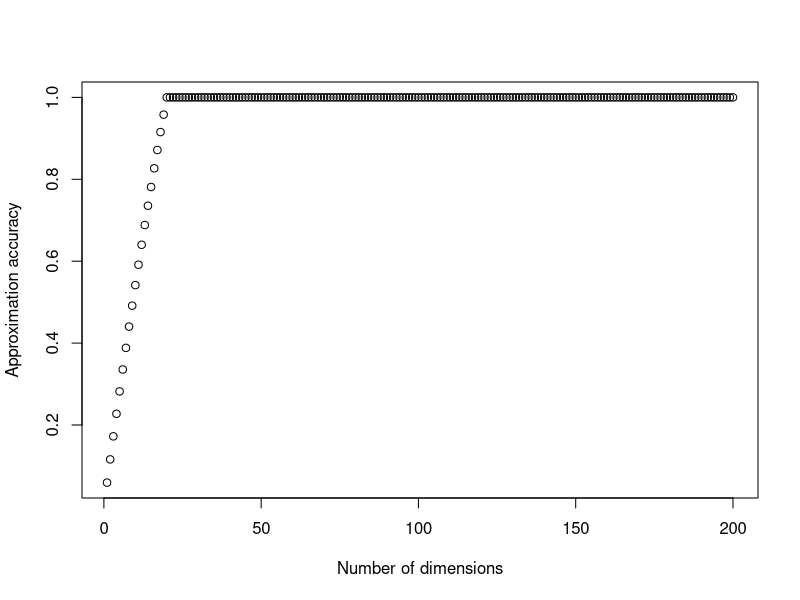

The R script that drew this image: (Note: this script raises an error after producing the figure.)
## ---- chunk 1
knitr::opts_chunk$set(fig.retina = 3, fig.asp = 0.6, fig.align = 'center', out.width = "120%")
options(htmltools.dir.version = FALSE, digits = 3, knitr.table.format = "html",tibble.print_min=6, tibble.print_max=6)
library(knitr)
hook_output <- knit_hooks$get("output")
knit_hooks$set(output = function(x, options) {
  lines <- options$output.lines
  if (is.null(lines)) {
    return(hook_output(x, options))  # pass to default hook
  }
  x <- unlist(strsplit(x, "\n"))
  more <- "..."
  if (length(lines)==1) {        # first n lines
    if (length(x) > lines) {
      # truncate the output, but add ....
      x <- c(head(x, lines), more)
    }
  } else {
    x <- c(more, x[lines], more)
  }
  # paste these lines together
  x <- paste(c(x, ""), collapse = "\n")
  hook_output(x, options)
})
hook_output = knit_hooks$get('message')
knit_hooks$set(message = function(x, options) {
  # this hook is used only when the linewidth option is not NULL
  if (!is.null(n <- options$linewidth)) {
    x = knitr:::split_lines(x)
    # any lines wider than n should be wrapped
    if (any(nchar(x) > n)) x = strwrap(x, width = n)
    x = paste(x, collapse = '\n')
  }
  hook_output(x, options)
})
hook_output = knit_hooks$get('error')
knit_hooks$set(error = function(x, options) {
  # this hook is used only when the linewidth option is not NULL
  if (!is.null(n <- options$linewidth)) {
    x = knitr:::split_lines(x)
    # any lines wider than n should be wrapped
    if (any(nchar(x) > n)) x = strwrap(x, width = n)
    x = paste(x, collapse = '\n')
  }
  hook_output(x, options)
})
## ---- chunk 2
## Generate a matrix X of size 500 rows and 200 columns
X <- matrix(rnorm(10000), nrow = 500, ncol = 200)
X_svd <- svd(X)
str(X_svd)
dim(X_svd$u)
length(X_svd$d)
dim(X_svd$v)
## ---- chunk 3
## Let us try reconstructing X
X_reconstruct <- X_svd$u %*% diag(X_svd$d) %*% t(X_svd$v)
## Compute the sum of square error
## We see that X_reconstruct is really X, up to numerical accuracy.
sum((X - X_reconstruct)^2) 

## Let us now find the rank 3 approximation of X.
r <- 3
X_rk3 <- X_svd$u[,1:r] %*% diag(X_svd$d[1:r]) %*% t(X_svd$v[,1:r])
sum((X - X_rk3)^2)/sum(X^2) ## Relative error in approximation.

## What about rank 10 approximation ?
r <- 10
X_rk10 <- X_svd$u[,1:r] %*% diag(X_svd$d[1:r]) %*% t(X_svd$v[,1:r])
sum((X - X_rk10)^2)/sum(X^2) ## Relative error in approximation.
## ---- chunk 4
head(X_svd$d)
t <- cumsum(X_svd$d)
head(t)
plot(1:length(t), t/max(t), 
     xlab = "Number of dimensions", ylab = "Approximation accuracy")
## ---- chunk 5
X <- matrix(rnorm(4000000), nrow = 10000, ncol = 4000)
r <- 5
ptm <- proc.time()
X_svd <- svd(X, nu = r, nv = r)
proc.time() - ptm
## ---- chunk 6
library(irlba)
r <- 5
ptm <- proc.time()
X_irlba <- irlba(X, nu = r, nv = r)
proc.time() - ptm
## ---- chunk 7
X_approx1 <- X_svd$u %*% diag(X_svd$d[1:r]) %*% t(X_svd$v)
X_approx2 <- X_irlba$u %*% diag(X_irlba$d[1:r]) %*% t(X_irlba$v)
sum((X_approx1 - X_approx2)^2)
## ---- chunk 8
## Create 2000 points in R^2
X <- matrix(rnorm(4000), ncol = 2)
gamma <- 0.2
K <- exp(-gamma*as.matrix(dist(X)^2))
K_svd <- irlba(K, nu = 5, nv = 5)
K_approx <- K_svd$u %*% diag(K_svd$d) %*% t(K_svd$v)
sum((K - K_approx)^2)/sum(K^2) ## Relative error of estimation
## ---- chunk 9
K_svd <- irlba(K, nu = 10, nv = 10)
K_approx <- K_svd$u %*% diag(K_svd$d) %*% t(K_svd$v)
sum((K - K_approx)^2)/sum(K^2) ## Relative error of estimation
